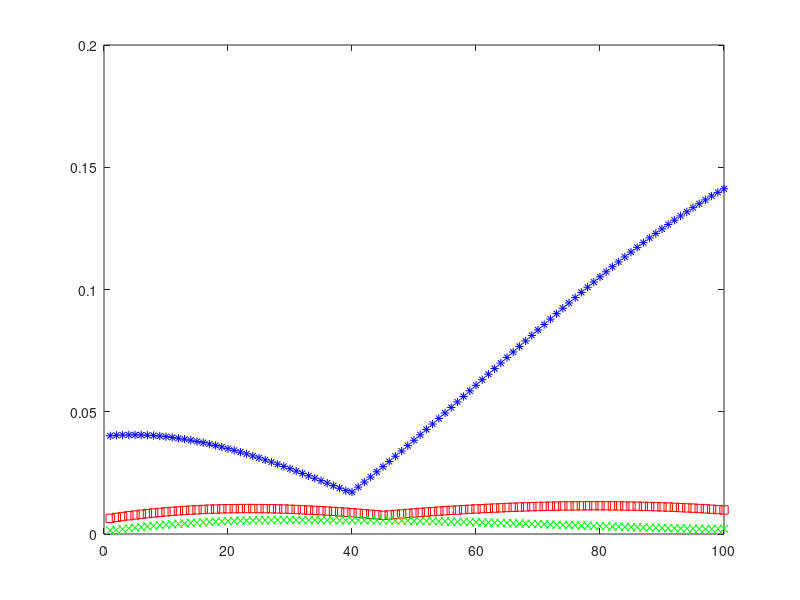

This figure's MATLAB source:
clc; clear all; close all;

q_10 = importdata('qData_10.txt');
q_30 = importdata('qData_30.txt');
q_60 = importdata('qData_60.txt');
q_100 = importdata('qData_100.txt');

error_10 = sum(abs(q_100-q_10));
error_30 = sum(abs(q_100-q_30));
error_60 = sum(abs(q_100-q_60));

display(sum(error_10),'Cummulative unaccuracy with 10 points = ');
display(sum(error_30),'Cummulative unaccuracy with 30 points = ');
display(sum(error_60),'Cummulative unaccuracy with 60 points = ');

s = 1:100;

figure();
plot(s,error_10,'*b'); hold on;
plot(s,error_30,'sr'); hold on;
plot(s,error_60,'xg'); hold off;

%--------------------------------
% 
% q_10 = importdata('dqData_10.txt');
% q_30 = importdata('dqData_30.txt');
% q_60 = importdata('dqData_60.txt');
% q_100 = importdata('dqData_100.txt');
% 
% error_10 = sum(abs(q_100-q_10));
% error_30 = sum(abs(q_100-q_30));
% error_60 = sum(abs(q_100-q_60));
% 
% s = 1:100;
% 
% figure();
% plot(s,error_10,'*b'); hold on;
% plot(s,error_30,'sr'); hold on;
% plot(s,error_60,'xg'); hold off;
% 
% %--------------------------------
% 
% q_10 = importdata('ddqData_10.txt');
% q_30 = importdata('ddqData_30.txt');
% q_60 = importdata('ddqData_60.txt');
% q_100 = importdata('ddqData_100.txt');
% 
% error_10 = sum(abs(q_100-q_10));
% error_30 = sum(abs(q_100-q_30));
% error_60 = sum(abs(q_100-q_60));
% 
% s = 1:100;
% 
% figure();
% plot(s,error_10,'*b'); hold on;
% plot(s,error_30,'sr'); hold on;
% plot(s,error_60,'xg'); hold off;
% 
% %--------------------------------